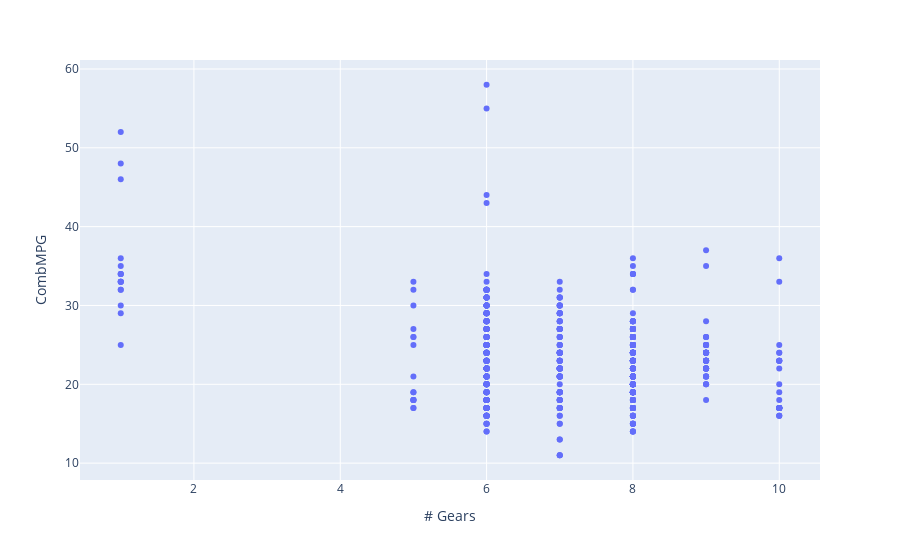

Notebook code for this chart:
### Markdown cell above
Explore the relationship between the number of gears a car has, and its combined MPG rating.

### Code cell
fig = px.scatter(df, x="# Gears", y="CombMPG")
fig.show();

### Figure 1 — Plotly figure (JSON) as saved in the notebook; plotly's stock layout.template omitted (floating-point values rounded to 4 significant figures; data arrays with more than 128 entries replaced by an {"elided": "..."} marker saying what was removed)
{"data": [{"hovertemplate": "# Gears=%{x}<br>CombMPG=%{y}<extra></extra>", "legendgroup": "", "marker": {"color": "#636efa", "symbol": "circle"}, "mode": "markers", "name": "", "orientation": "v", "showlegend": false, "type": "scatter", "x": {"elided": "718 int values"}, "xaxis": "x", "y": {"elided": "718 int values"}, "yaxis": "y"}], "layout": {"legend": {"tracegroupgap": 0}, "margin": {"t": 60}, "xaxis": {"anchor": "y", "domain": [0, 1], "title": {"text": "# Gears"}}, "yaxis": {"anchor": "x", "domain": [0, 1], "title": {"text": "CombMPG"}}}}
